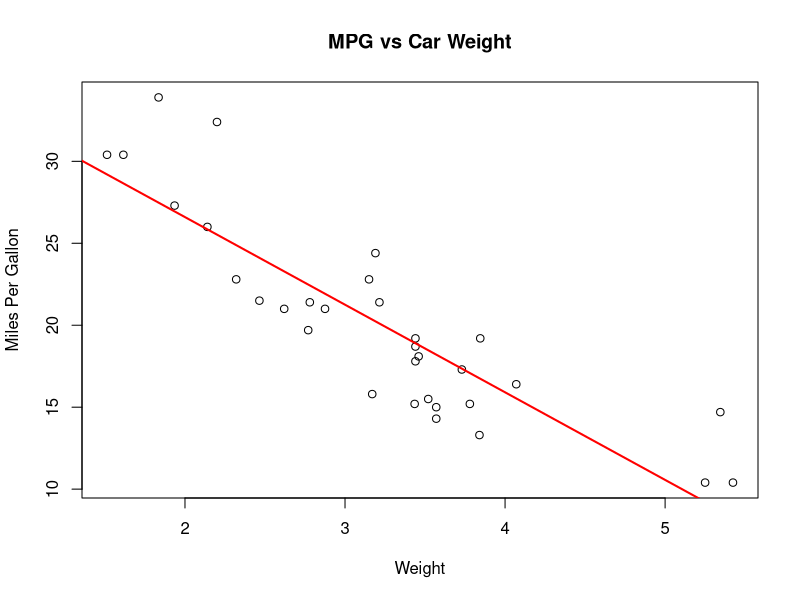
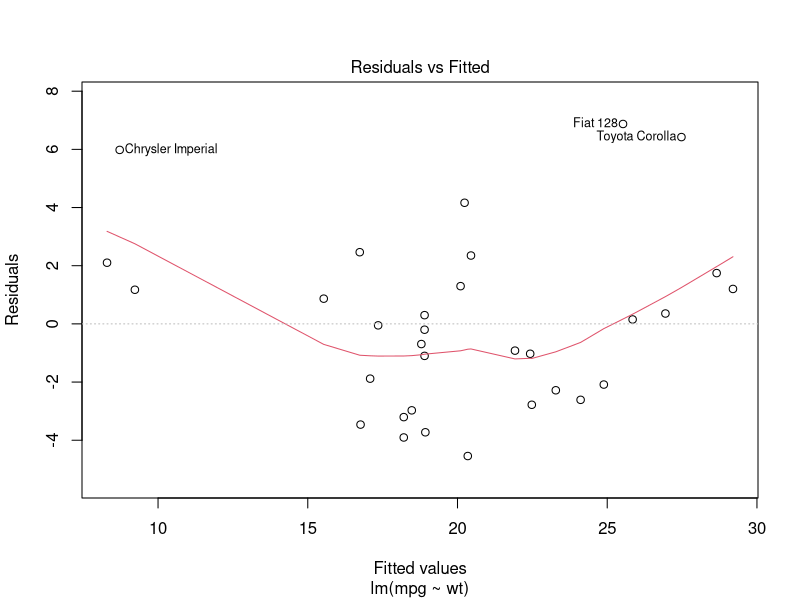
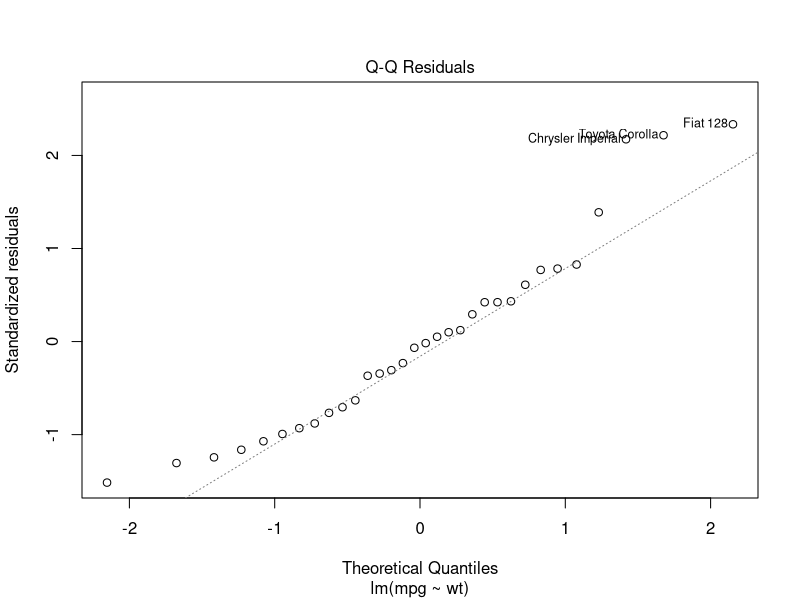
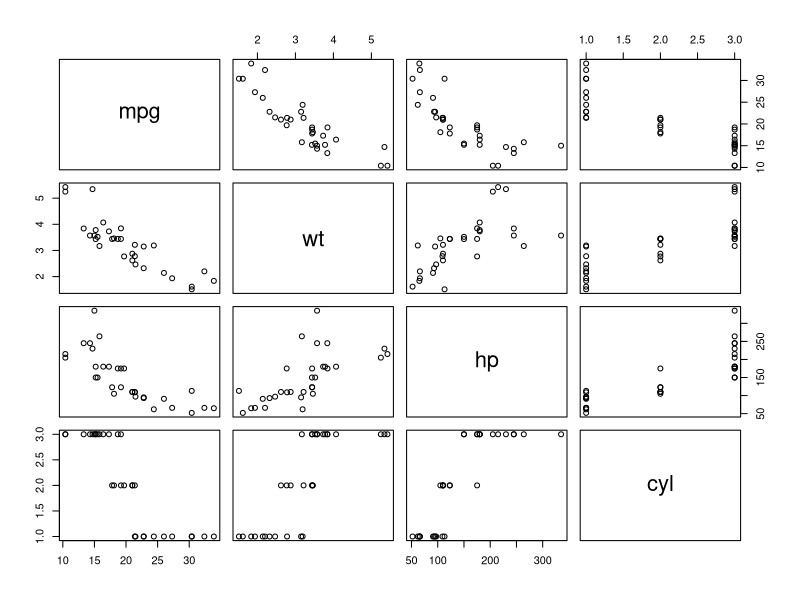
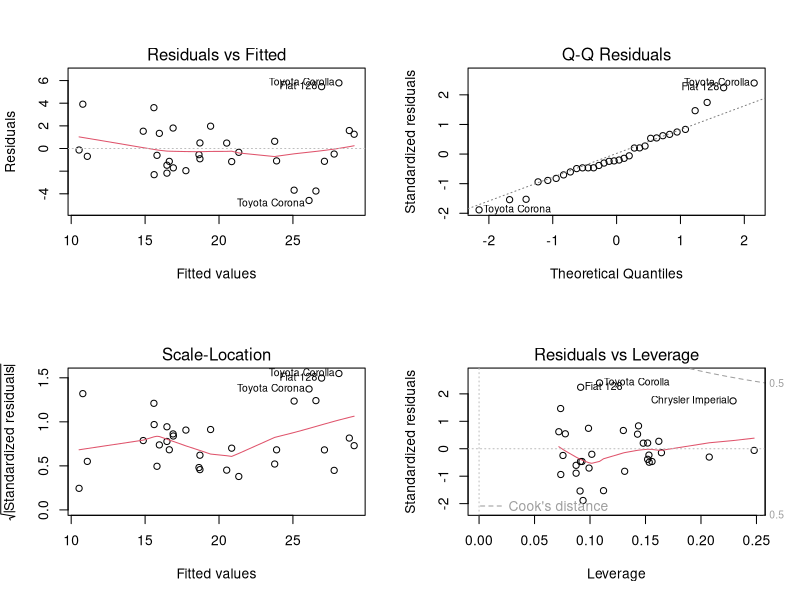
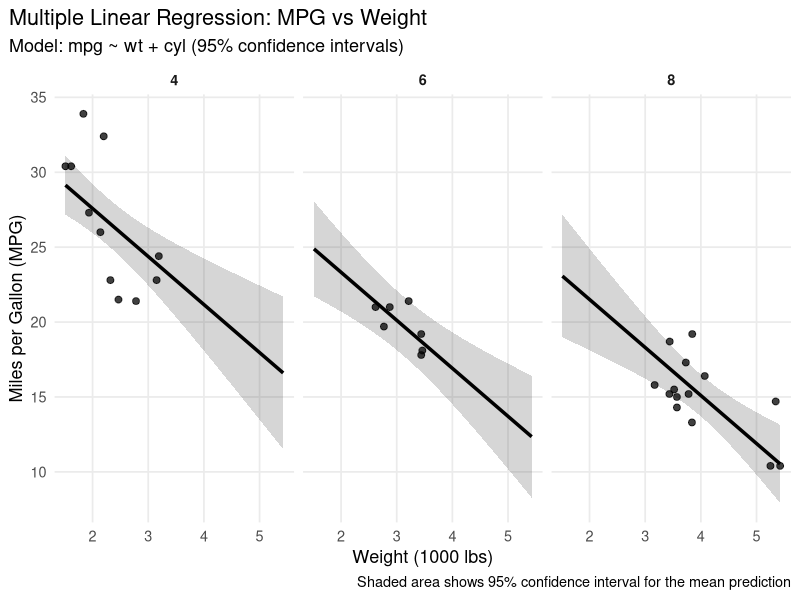

R code for these plots, in order:
#1 Linear Regression family
#1.1 Simple Linear Regression


data(mtcars)
head(mtcars)
str(mtcars)


##Modelling should be one of the first things to do to get an idea about the relationship.

plot(mtcars$wt,mtcars$mpg, xlab="Weight",ylab="Miles Per Gallon",main="MPG vs Car Weight")
###There exists a clear negative relationship, possibly linear.
###Heavier cars result in lower MPG

##Fitting Simple Linear Regression:

model.slr <- lm(mpg ~ wt, data=mtcars)

summary(model.slr)
###lower p-value means significant relationship.
###R-squared value shows us what percentage of the variation can be explained with the model
###Coefficient actually gives us the formula for predicting different values. ie. each +1 unit of wt reduced MPG by 5.3. (Intercept is the starting/initial point)

abline(model.slr,col="red",lwd=2)
###This regression line gives us an idea about where the most probable values will lie.


##To Predict an MPG for a car that has wt=3:
pred_car <- data.frame(wt=3)
predict(model.slr, pred_car,interval="confidence")



plot(model.slr, which = 1)
### in this residuals vs fitted pllot, the residuals appear randomly scattered around zero with no systematic pattern, indicating that the linearity and homoscedasticity assumptions are reasonable.

plot(model.slr, which=2)
###As most point lie on the line, the assumtion of normally distributed residuals hold.


#1.2 Multiple Linear Regression

###We will use the same data, mtcars, but now with two predictors.
###First, we have to decide whether each predictor is numeric or factor.
###the first new predictor we will use (cyl) is a factor and the second new predictor (hp) is numeric, also the old predictor we will keep is numeric

##conversion of numeric value to factor
mtcars$cyl <- factor(mtcars$cyl)

##now a quick visual check

pairs(mpg ~ wt + hp + cyl, data = mtcars)
###from the graphs we can see that the mpg decreases as wt and hp increases.
###cyl's interaction with the target variable however differs with each different level.

##Fitting the model
model.mlr <- lm(mpg ~ wt + hp + cyl, data = mtcars)
###This model predicts mpg using all three variables.

#model summary:
summary(model.mlr)
###Each coefficient here shows us how the mpg is effected with a unit change of each of the predictors when the other predictors are held constant.
###Therefore, a unit change in wt decreases mpg by 3.2 and a unit increase in hp reduces the mpg by 0.023
### cyl6 and cyl8 coefficients are added to the mpg depending on which cyl is used. if it is cyl4, then no additions are necessary.

###The R-squared tells us that 83% of the variation in the target variable can be explained with our model. Which is higher than the Simple Linear Regression model earlier.

###As the p-values are not all significant and because of the possible multicollinearity issues causing redundancy, the hp predictor is dropped and the new mlr model is constructed.

new.model.mlr <- lm(mpg ~ wt + cyl, data = mtcars)
summary(new.model.mlr)

###This model only has significant p-values and almost the same R-squared indicating a correct decision.


###When multiple predictors are used, it is important to note how those predictors interact with eachother. If they are also correlated, this might lead to multicollinearity issues.
##To check for multicollinearity
install.packages("car")
library(car)
vif(new.model.mlr)
###VIF values of 1-2 are fine, 5+ are concerning and 10+ indicates serious multicollinearity.
###As our values are between 1 and 2, we conclude that there is no multicollinearity problem.


##to check assumptions:
par(mfrow = c(2,2))
plot(new.model.mlr)
par(mfrow = c(1,1))
###The Residuals vs Fitted plot shows no derrivance from the 0 line and a constant variance. So the linearity and homoscedasticity assumtions are on point.
###The Q-Q plot shows the points are mostly on the line, so the residuals are normally distributed.


##To Predict and make appropriate graphs:
wt_grid <- seq(
  from = min(mtcars$wt),
  to   = max(mtcars$wt),
  length.out = 200
)

newdata <- expand.grid(
  wt  = wt_grid,
  cyl = levels(mtcars$cyl)
)


pred <- predict(
  new.model.mlr,
  newdata = newdata,
  interval = "confidence",
  level = 0.95
)

newdata$fit <- pred[, "fit"]
newdata$lwr <- pred[, "lwr"]
newdata$upr <- pred[, "upr"]



library(ggplot2)

ggplot() +
  # Confidence interval band
  geom_ribbon(
    data = newdata,
    aes(x = wt, ymin = lwr, ymax = upr),
    alpha = 0.20
  ) +
  # Prediction line
  geom_line(
    data = newdata,
    aes(x = wt, y = fit),
    linewidth = 1.2
  ) +
  # Observed data
  geom_point(
    data = mtcars,
    aes(x = wt, y = mpg),
    size = 2,
    alpha = 0.75
  ) +
  facet_wrap(~ cyl, nrow = 1) +
  labs(
    title = "Multiple Linear Regression: MPG vs Weight",
    subtitle = "Model: mpg ~ wt + cyl (95% confidence intervals)",
    x = "Weight (1000 lbs)",
    y = "Miles per Gallon (MPG)",
    caption = "Shaded area shows 95% confidence interval for the mean prediction"
  ) +
  theme_minimal(base_size = 13) +
  theme(
    plot.title.position = "plot",
    panel.grid.minor = element_blank(),
    strip.text = element_text(face = "bold")
  )



#1.3 Polynomial Regression
###This type of regression is for modelling non-linear relationships using polynomial terms, while remaining linear in parameters.
###Why this is important? -> as the model is linear in parameters, it can be estimated using ordinary least squares.


